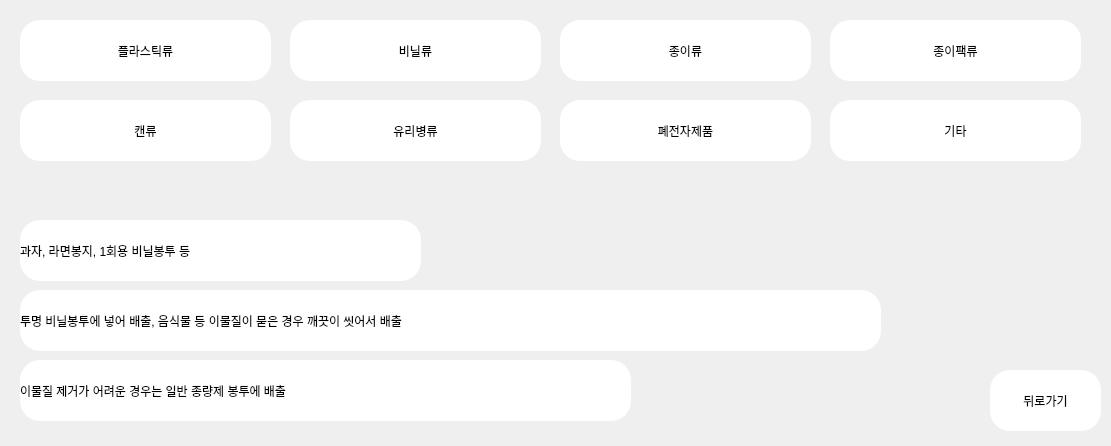
<?xml version="1.0" encoding="UTF-8"?>
<ui version="4.0">
 <class>MainWindow</class>
 <widget class="QMainWindow" name="MainWindow">
  <property name="geometry">
   <rect>
    <x>0</x>
    <y>0</y>
    <width>1111</width>
    <height>446</height>
   </rect>
  </property>
  <property name="minimumSize">
   <size>
    <width>1111</width>
    <height>446</height>
   </size>
  </property>
  <property name="maximumSize">
   <size>
    <width>1111</width>
    <height>446</height>
   </size>
  </property>
  <property name="windowTitle">
   <string>MainWindow</string>
  </property>
  <widget class="QWidget" name="centralwidget">
   <widget class="QPushButton" name="paperBagButton">
    <property name="geometry">
     <rect>
      <x>830</x>
      <y>20</y>
      <width>251</width>
      <height>61</height>
     </rect>
    </property>
    <property name="styleSheet">
     <string notr="true">border-radius:20px;
background-color: rgb(255,255,255);
front : 10pt &quot;MS Shell Dig 2&quot;;</string>
    </property>
    <property name="text">
     <string>종이팩류</string>
    </property>
   </widget>
   <widget class="QLabel" name="label_2">
    <property name="geometry">
     <rect>
      <x>20</x>
      <y>220</y>
      <width>401</width>
      <height>61</height>
     </rect>
    </property>
    <property name="styleSheet">
     <string notr="true">border-radius:20px;
background-color: rgb(255,255,255);
front : 10pt &quot;MS Shell Dig 2&quot;;
qproperty-alignment: AlignCenter;</string>
    </property>
    <property name="text">
     <string>과자, 라면봉지, 1회용 비닐봉투 등</string>
    </property>
   </widget>
   <widget class="QPushButton" name="glassButton">
    <property name="geometry">
     <rect>
      <x>290</x>
      <y>100</y>
      <width>251</width>
      <height>61</height>
     </rect>
    </property>
    <property name="styleSheet">
     <string notr="true">border-radius:20px;
background-color: rgb(255,255,255);
front : 10pt &quot;MS Shell Dig 2&quot;;</string>
    </property>
    <property name="text">
     <string>유리병류</string>
    </property>
   </widget>
   <widget class="QPushButton" name="vinylButton">
    <property name="geometry">
     <rect>
      <x>290</x>
      <y>20</y>
      <width>251</width>
      <height>61</height>
     </rect>
    </property>
    <property name="styleSheet">
     <string notr="true">border-radius:20px;
background-color: rgb(255,255,255);
front : 10pt &quot;MS Shell Dig 2&quot;;</string>
    </property>
    <property name="text">
     <string>비닐류</string>
    </property>
   </widget>
   <widget class="QLabel" name="label_4">
    <property name="geometry">
     <rect>
      <x>20</x>
      <y>290</y>
      <width>861</width>
      <height>61</height>
     </rect>
    </property>
    <property name="styleSheet">
     <string notr="true">border-radius:20px;
background-color: rgb(255,255,255);
front : 10pt &quot;MS Shell Dig 2&quot;;
qproperty-alignment: AlignCenter;</string>
    </property>
    <property name="text">
     <string>투명 비닐봉투에 넣어 배출, 음식물 등 이물질이 묻은 경우 깨끗이 씻어서 배출</string>
    </property>
   </widget>
   <widget class="QPushButton" name="elecButton">
    <property name="geometry">
     <rect>
      <x>560</x>
      <y>100</y>
      <width>251</width>
      <height>61</height>
     </rect>
    </property>
    <property name="styleSheet">
     <string notr="true">border-radius:20px;
background-color: rgb(255,255,255);
front : 10pt &quot;MS Shell Dig 2&quot;;</string>
    </property>
    <property name="text">
     <string>폐전자제품</string>
    </property>
   </widget>
   <widget class="QPushButton" name="etcButton">
    <property name="geometry">
     <rect>
      <x>830</x>
      <y>100</y>
      <width>251</width>
      <height>61</height>
     </rect>
    </property>
    <property name="styleSheet">
     <string notr="true">border-radius:20px;
background-color: rgb(255,255,255);
front : 10pt &quot;MS Shell Dig 2&quot;;</string>
    </property>
    <property name="text">
     <string>기타</string>
    </property>
   </widget>
   <widget class="QPushButton" name="canButton">
    <property name="geometry">
     <rect>
      <x>20</x>
      <y>100</y>
      <width>251</width>
      <height>61</height>
     </rect>
    </property>
    <property name="styleSheet">
     <string notr="true">border-radius:20px;
background-color: rgb(255,255,255);
front : 10pt &quot;MS Shell Dig 2&quot;;</string>
    </property>
    <property name="text">
     <string>캔류</string>
    </property>
   </widget>
   <widget class="QPushButton" name="plasticButton">
    <property name="geometry">
     <rect>
      <x>20</x>
      <y>20</y>
      <width>251</width>
      <height>61</height>
     </rect>
    </property>
    <property name="styleSheet">
     <string notr="true">border-radius:20px;
background-color: rgb(255,255,255);
front : 10pt &quot;MS Shell Dig 2&quot;;</string>
    </property>
    <property name="text">
     <string>플라스틱류</string>
    </property>
   </widget>
   <widget class="QPushButton" name="paperButton">
    <property name="geometry">
     <rect>
      <x>560</x>
      <y>20</y>
      <width>251</width>
      <height>61</height>
     </rect>
    </property>
    <property name="styleSheet">
     <string notr="true">border-radius:20px;
background-color: rgb(255,255,255);
front : 10pt &quot;MS Shell Dig 2&quot;;</string>
    </property>
    <property name="text">
     <string>종이류</string>
    </property>
   </widget>
   <widget class="QLabel" name="label_5">
    <property name="geometry">
     <rect>
      <x>20</x>
      <y>360</y>
      <width>611</width>
      <height>61</height>
     </rect>
    </property>
    <property name="styleSheet">
     <string notr="true">border-radius:20px;
background-color: rgb(255,255,255);
front : 10pt &quot;MS Shell Dig 2&quot;;
qproperty-alignment: AlignCenter;</string>
    </property>
    <property name="text">
     <string>이물질 제거가 어려운 경우는 일반 종량제 봉투에 배출</string>
    </property>
   </widget>
   <widget class="QPushButton" name="backButton">
    <property name="geometry">
     <rect>
      <x>990</x>
      <y>370</y>
      <width>111</width>
      <height>61</height>
     </rect>
    </property>
    <property name="styleSheet">
     <string notr="true">border-radius:20px;
background-color: rgb(255,255,255);
front : 10pt &quot;MS Shell Dig 2&quot;;</string>
    </property>
    <property name="text">
     <string>뒤로가기</string>
    </property>
   </widget>
  </widget>
 </widget>
 <resources/>
 <connections/>
</ui>
